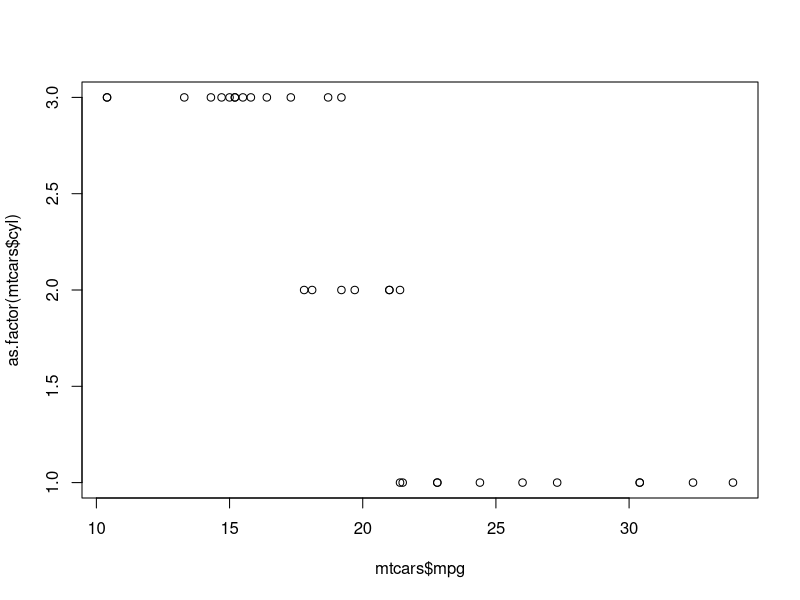
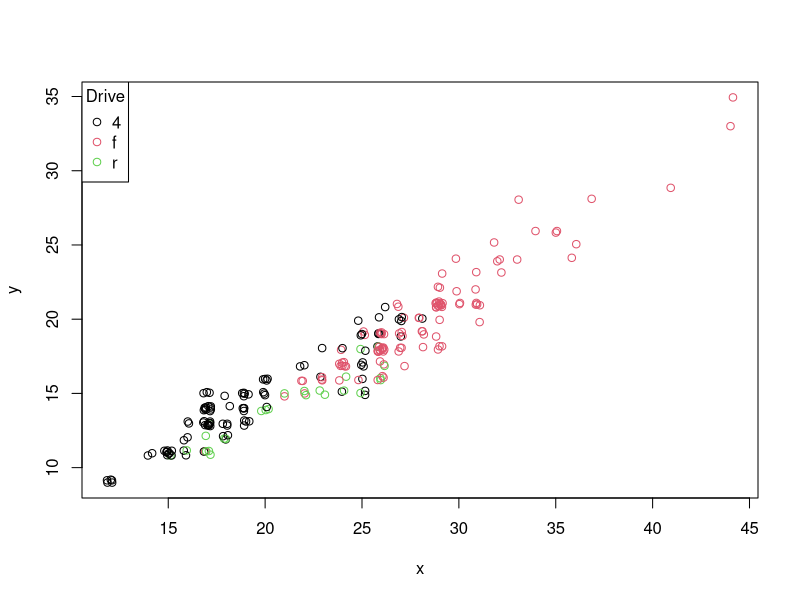

The R source for these figures, in order:
## ---- chunk 1
qnorm(p=.5, mean=0, sd=1)	# z=0
qnorm(p=.05)	# z=-1.64
qnorm(p=0.025)	# z=-1.96
## ---- chunk 2
# area=?
(area <- pt(q=-2.10, df=18 ))	# 0.025
## ---- chunk 3
# area=?
(area <- pt(q=-1.65, df=20))   # 0.057

# but if normal
(area <- pnorm(q=-1.65, mean=0, sd=1))   # 0.0495 (tighter)

## ---- chunk 4
# 2 tails#
# area=?
(area=2*pt(q=-3, df=2))  # 0.095

## ---- chunk 5


library(broom)
library(dplyr)
library(ggplot2)
data(cars)
## ---- chunk 6
# 02-quick look -----------------------------------------------------------

mtcars %>% glimpse()
str(mtcars)
plot(mtcars$mpg, y = as.factor(mtcars$cyl), legend = levels(as.factor(mtcars$cyl)))


x <- jitter(mpg$hwy)
y <- jitter(mpg$cty)
z <- factor(mpg$drv)
plot(x, y, col = z)
legend("topleft", legend = levels(z), col = 1:nlevels(z), pch = 1, title = "Drive")
## ---- chunk 7
# 03-anova ----------------------------------------------------------------

# use cyl as groups	
	
a <- aov(mpg ~ cyl+am, mtcars)
broom::tidy(a)

# #> # A tibble: 2 x 6
# #>   term         df sumsq meansq statistic   p.value
# #>   <chr>     <dbl> <dbl>  <dbl>     <dbl>     <dbl>
# #> 1 cyl           1  818.  818.       79.6  6.11e-10
# #> 2 Residuals    30  308.   10.3      NA   NA
# <sup>Created on 2019-08-13 by the [reprex package](https://reprex.tidyverse.org) (v0.3.0)</sup>

